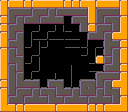

A 2D game scene composited from a Tiled map and its tileset images. What follows is a short description and the map's XML, with every tile layer's data as written:
An orthogonal 16x14 tile map with 8x8 px tiles, 1 tile layer (tiles) and 16 objects (3x PLATFORM, 3x SWITCH_WALL, 3x SWITCH, SPAWN, LOCK, ...).

<map version="1.4" tiledversion="1.4.2" orientation="orthogonal" renderorder="right-down" width="16" height="14" tilewidth="8" tileheight="8" infinite="0" nextlayerid="5" nextobjectid="160">
 <editorsettings>
  <export target="." format="json" />
 </editorsettings>
 <properties>
  <property name="maxBullets" type="int" value="3" />
  <property name="medalBullets" type="int" value="2" />
 </properties>
 <tileset firstgid="1" source="../sprites.tsx" />
 <layer id="1" name="tiles" width="16" height="14">
  <data encoding="csv">
11,12,13,8,12,29,29,13,8,8,12,10,12,29,13,11,
27,3,23,7,3,7,5,6,23,23,7,41,3,23,7,27,
8,21,5,6,20,6,54,7,74,6,4,27,21,6,4,11,
8,3,20,42,44,42,44,74,58,43,39,8,3,7,21,41,
11,21,5,61,75,59,75,76,75,45,43,6,20,5,12,26,
27,6,22,60,74,18,17,17,75,45,60,42,44,38,7,8,
11,5,21,42,59,17,17,17,17,17,60,61,18,21,5,11,
41,19,4,60,74,17,17,17,17,17,17,60,8,2,39,27,
41,5,21,42,59,17,17,17,74,17,17,75,44,6,20,8,
27,39,5,60,75,77,44,75,92,42,45,44,3,23,7,11,
8,39,19,23,7,60,6,4,60,60,3,4,21,5,12,28,
11,21,3,7,5,6,4,19,7,5,19,20,5,19,4,27,
41,6,20,6,54,7,19,7,6,54,7,6,54,7,21,11,
25,13,8,12,29,29,13,12,29,29,13,8,8,12,29,26
</data>
 </layer>
 <objectgroup id="2" name="entities">
  <object id="1" type="SPAWN" x="100" y="95" width="8" height="8" />
  <object id="88" type="LOCK" x="104" y="12" width="8" height="8" />
  <object id="134" type="FENCE" x="88" y="32" width="8" height="72" />
  <object id="138" type="PLATFORM" x="24" y="16" width="8" height="16">
   <properties>
    <property name="isVertical" type="bool" value="true" />
    <property name="maxPos" type="int" value="88" />
    <property name="minPos" type="int" value="8" />
   </properties>
  </object>
  <object id="145" type="SWITCH_WALL" x="96" y="24" width="24" height="8">
   <properties>
    <property name="color" value="RED" />
   </properties>
  </object>
  <object id="146" type="SWITCH_WALL" x="104" y="56" width="16" height="8">
   <properties>
    <property name="color" value="GREEN" />
   </properties>
  </object>
  <object id="147" type="SWITCH_WALL" x="96" y="80" width="16" height="8">
   <properties>
    <property name="color" value="BLUE" />
   </properties>
  </object>
  <object id="148" type="SWITCH" x="60" y="92" width="8" height="8">
   <properties>
    <property name="color" value="BLUE" />
   </properties>
  </object>
  <object id="149" type="SWITCH" x="36" y="50" width="8" height="8">
   <properties>
    <property name="color" value="GREEN" />
   </properties>
  </object>
  <object id="150" type="SWITCH" x="12" y="12" width="8" height="8">
   <properties>
    <property name="color" value="RED" />
   </properties>
  </object>
  <object id="158" type="PLATFORM" x="48" y="48" width="8" height="16">
   <properties>
    <property name="isVertical" type="bool" value="true" />
    <property name="maxPos" type="int" value="88" />
    <property name="minPos" type="int" value="8" />
   </properties>
  </object>
  <object id="159" type="PLATFORM" x="72" y="80" width="8" height="16">
   <properties>
    <property name="isVertical" type="bool" value="true" />
    <property name="maxPos" type="int" value="88" />
    <property name="minPos" type="int" value="8" />
   </properties>
  </object>
 </objectgroup>
 <objectgroup color="#21ff06" id="4" name="walls">
  <object id="152" x="88" y="0" width="8" height="32" />
  <object id="153" x="96" y="56" width="8" height="8" />
  <object id="154" x="112" y="80" width="16" height="8" />
  <object id="156" x="112" y="32" width="8" height="8" />
 </objectgroup>
</map>
